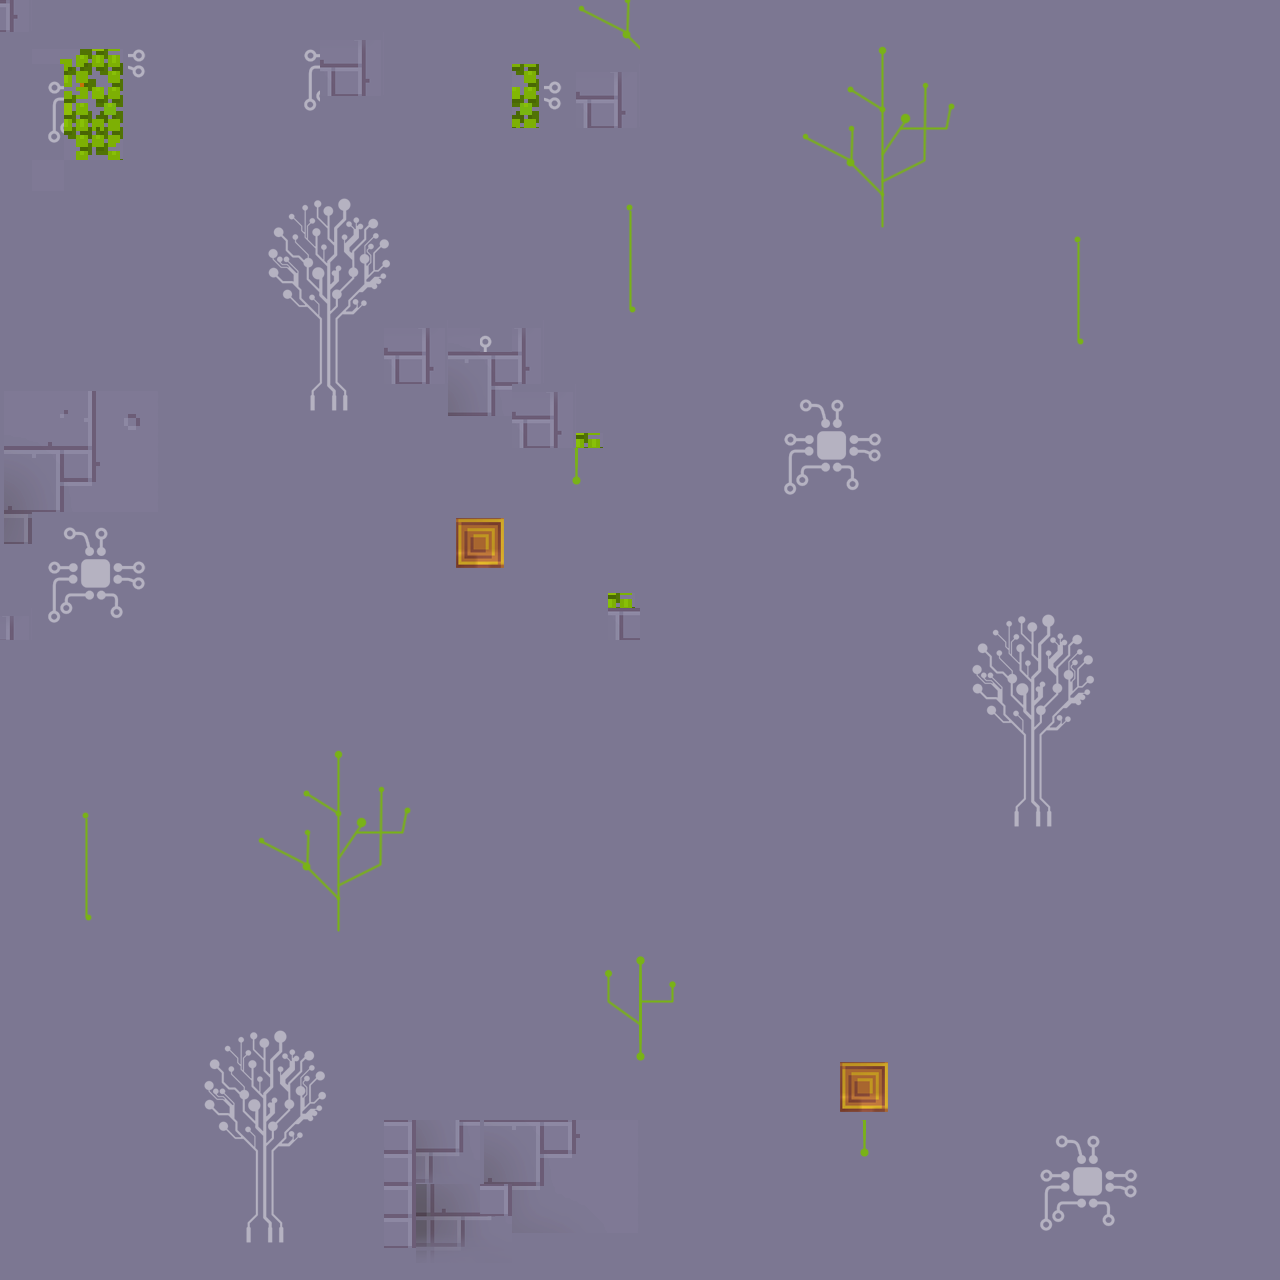

Below is a game level as drawn by its tile map, then a one-line description and the .tmx that defines it (tile-layer data replaced by summaries):
An orthogonal 40x40 tile map with 32x32 px tiles, 1 tile layer (Tile Layer 1), 3 tilesets and 6 objects (2x portal, CluesFile, NetworkUtility, FileParser).

<map version="1.0" orientation="orthogonal" renderorder="right-down" width="40" height="40" tilewidth="32" tileheight="32" nextobjectid="16">
 <tileset firstgid="1" name="map2" tilewidth="32" tileheight="32">
  <image source="gfx/map2.png" width="800" height="400" />
 </tileset>
 <tileset firstgid="301" name="file-icons" tilewidth="39" tileheight="39">
  <image source="gfx/file-icons.png" width="312" height="351" />
 </tileset>
 <tileset firstgid="373" name="portal" tilewidth="78" tileheight="78">
  <image source="gfx/portal.png" width="78" height="78" />
 </tileset>
 <layer name="Tile Layer 1" width="40" height="40">
  <data>[1600 cells, 1600 non-empty, 189 distinct tile ids]</data>
 </layer>
 <objectgroup name="Object Layer 1">
  <object id="2" gid="258" x="512" y="1218">
   <properties>
    <property name="playerspawn" value="true" />
   </properties>
  </object>
  <object id="3" name="CluesFile" gid="306" x="54" y="1190">
   <properties>
    <property name="description" value="This file has clues to getting access to etc." />
   </properties>
  </object>
  <object id="4" name="NetworkUtility" gid="305" x="1141" y="88">
   <properties>
    <property name="description" value="These file can help you with network connections." />
   </properties>
  </object>
  <object id="5" name="FileParser" gid="303" x="40" y="49">
   <properties>
    <property name="description" value="This program can help you parse any files." />
   </properties>
  </object>
  <object id="7" name="map.tmx" type="portal" gid="373" x="668" y="1219" />
  <object id="14" name="map3.tmx" type="portal" gid="373" x="1102" y="518" />
 </objectgroup>
</map>
